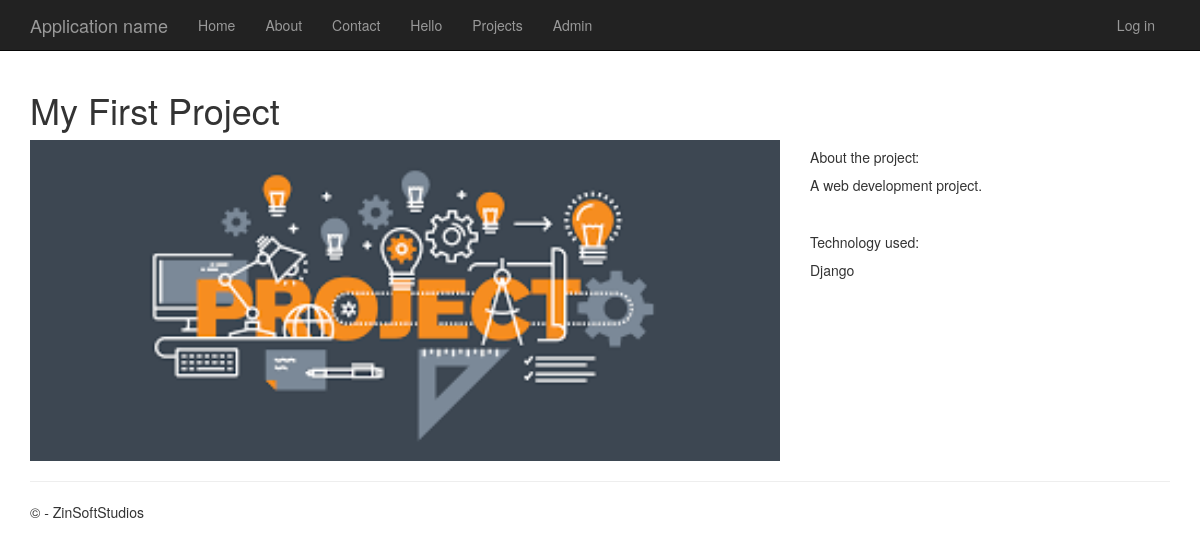
/projects/1/, run on the app's committed database.
### projects/models.py (models this page shows)
class Projects(models.Model):
    title = models.CharField(max_length=100)
    description = models.TextField()
    technology = models.CharField(max_length=20)
    image=models.FilePathField(path="/img")

### projects/views.py (the view)
# urls.py: path("<int:pk>/", views.project_details, name="project_details")
def project_details(request, pk):
    project = Projects.objects.get(pk = pk)
    context = {
            'project': project
        }
    return render(request, 'project_details.html', context)

### projects/templates/project_details.html
﻿{% extends "app/layout.html" %}
{% load static %}
{% block content %}
<h1>{{ project.title }}</h1>
<div class="row">
    <div class="col-md-8">
        <img src="{% static project.image %}" alt="" width="100%">
    </div>
    <div class="col-md-4">
        <h5>About the project:</h5>
        <p>{{ project.description }}</p>
        <br>
        <h5>Technology used:</h5>
        <p>{{ project.technology }}</p>
    </div>
</div>
{% endblock %}

### app/static/app/content/site.css (style rules this page uses)
body { padding-top: 50px; padding-bottom: 20px; }

### data on the page
Projects: title "My First Project", image (picture), description "A web development project.", technology "Django"
